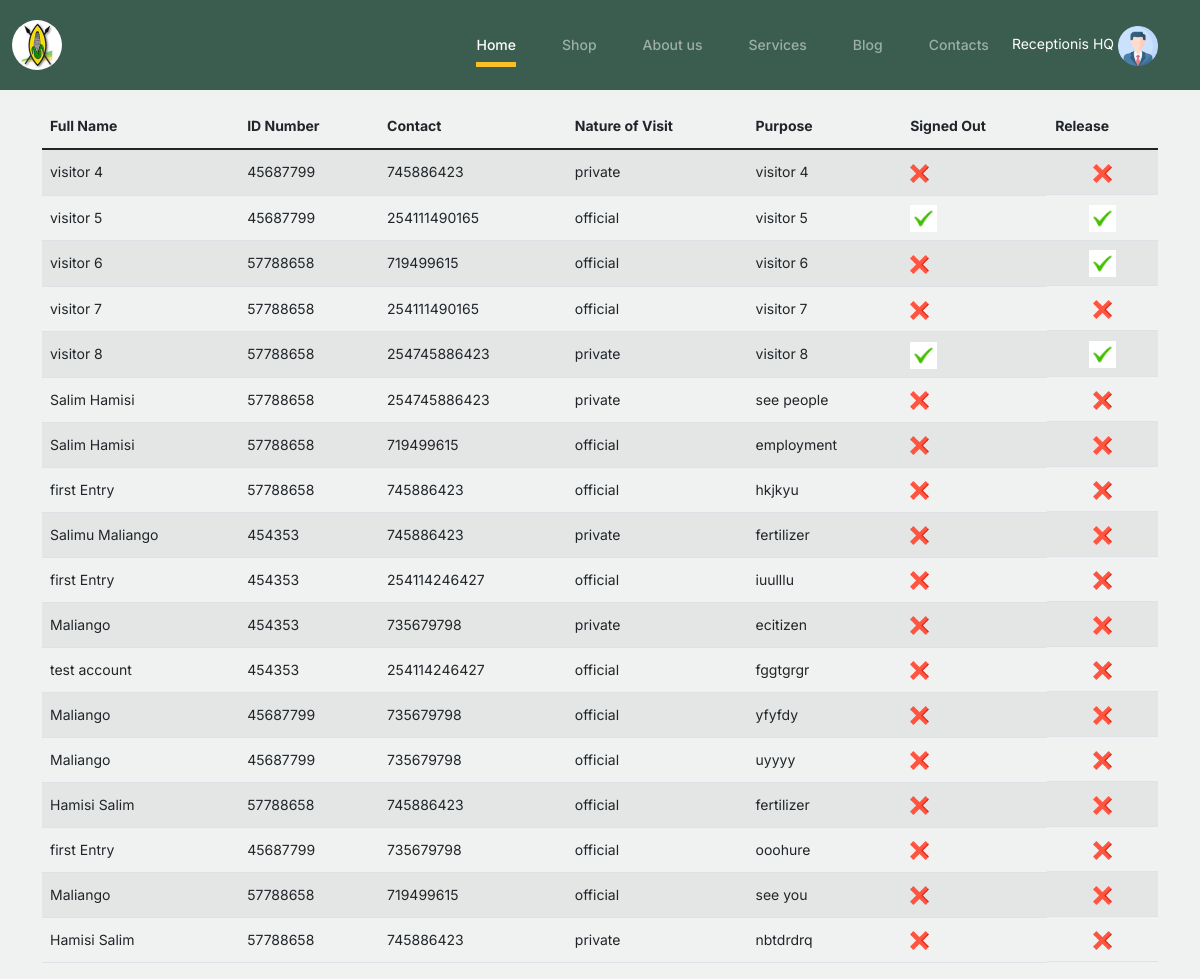
/list/ (signed in), run on the app's committed database.
### base/models.py (models this page shows, shortened)
class CustomUser(AbstractBaseUser, PermissionsMixin):
    full_name = models.CharField(max_length=255)
    employee_number = models.CharField(max_length=50, unique=True)
    username = models.CharField(max_length=150, unique=True)
    region = models.CharField(max_length=100)
    department = models.CharField(max_length=100)
    is_active = models.BooleanField(default=True)
    is_staff = models.BooleanField(default=False)
    objects = CustomUserManager()
    USERNAME_FIELD = 'username'
    REQUIRED_FIELDS = ['full_name', 'employee_number', 'region', 'department']

class Entry(models.Model):
    receptionist = models.ForeignKey(CustomUser, on_delete=models.CASCADE)
    id_number = models.IntegerField()
    plate_number = models.CharField(max_length=20)
    fname = models.CharField(max_length=100)
    contact = models.IntegerField()
    nature_of_visit = models.CharField(max_length=50, null=False)
    destination = models.CharField(max_length=50)
    visitee = models.CharField(max_length=20, null=False)
    purpose = models.TextField()
    comments = models.CharField(max_length=255, blank=True, default='')
    is_signedout = models.BooleanField(default=False)
    is_released = models.BooleanField(default=False)
    status = models.BooleanField(default=False)
    created_at = models.DateTimeField()

### base/decorators.py (the view)
        def wrapper_func(request, *args, **kwargs):
            username = request.user.username
            if username in allowed_usernames:
                return view_func(request, *args, **kwargs)
            else:
                return HttpResponse('You are not allowed to access this page')

### base/views.py (called while the page is built)
@login_required
@allowed_users(allowed_usernames=['Receptionis HQ', 'Receptionist KSM', 'salimu','Receptionist MSA','Receptionist RFT','New'])
def list(request):
    entries = Entry.objects.filter(receptionist=request.user)
    user = request.user
    return render(request, 'list.html', {'entries': entries, 'user': user})

### templates/list.html (shortened to what this page needs)
<!DOCTYPE html>
<html lang="en">
<head>
    {% load static %}
    <link href="{% static 'css/bootstrap.min.css' %}" rel="stylesheet">
    <link href="https://cdnjs.cloudflare.com/ajax/libs/font-awesome/6.0.0-beta3/css/all.min.css" rel="stylesheet">
    <link href="{% static 'css/tiny-slider.css' %}" rel="stylesheet">
    <link href="{% static 'css/style.css' %}" rel="stylesheet">
</head>
<body >
    <nav class="custom-navbar navbar navbar-expand-md navbar-dark bg-dark" arial-label="Furni navigation bar">
        <div class="container-fluid">
            <img src="{% static 'images/ncpb2.jpg'%}" alt="Logo" style="width: 50px; height: 50px; " class="rounded-circle" >
            <div class="collapse navbar-collapse" id="navbarsFurni">
                <ul class="custom-navbar-nav navbar-nav ms-auto mb-2 mb-md-0">
                    <li class="nav-item active">
                        <a class="nav-link" href="{% url 'index' %}">Home</a>
                    </li>
                    <li><a href="{% url 'list' %}" class="nav-link" href="shop.html">Shop</a></li>
                    <li><a class="nav-link" href="about.html">About us</a></li>
                    <li><a class="nav-link" href="services.html">Services</a></li>
                    <li><a class="nav-link" href="blog.html">Blog</a></li>
                    <li><a class="nav-link" href="{% url 'contact' %}">Contacts</a></li>
                </ul>
            </div>
            <div class="user-info text-white">
                <span>{{ user.username }}</span>
                <img src="{% static 'images/profile.png' %}" alt="Account Icon">
            </div>
        </div>
    </nav>
    <div class="container mt-4">
        <div class="table-responsive">
            <table class="table table-striped">
                <thead class="thead-dark">
                    <tr>
                        <th>Full Name</th>
                        <th>ID Number</th>
                        <th>Contact</th>
                        <th>Nature of Visit</th>
                        <th>Purpose</th>
                        <th>Signed Out</th>
                        <th>Release</th>
                    </tr>
                </thead>
                <tbody>
                    {% for entry in entries %}
                    <tr>
                        <td>{{ entry.fname }}</td>
                        <td>{{ entry.id_number }}</td>
                        <td>{{ entry.contact }}</td>
                        <td>{{ entry.nature_of_visit }}</td>
                        <td>{{ entry.purpose }}</td>
                        <td>
                            {% if entry.is_signedout is True %}
                                <img src="{% static 'images/tick.jpg' %}" class="sign-out-icon" style="width: 27px; height: 27px;" alt="Not Signed Out">
                            {% else %}
                                <img src="{% static 'images/cancel.png' %}" class="sign-out-icon" style="width: 19px; height: 19px;" alt="Signed Out">
                            {% endif %}
                        </td>
                        <td class="released-cell d-flex justify-content-center">
                            {% if entry.is_released is True %}
                                <a href="/release/{{ entry.id }}?is_released=false"><img src="{% static 'images/tick.jpg' %}" class="sign-out-icon" style="width: 27px; height: 27px;" alt="Not Signed Out"> </a>
                            {% else %}
                                <a href="/release/{{ entry.id }}?is_released=true"><img src="{% static 'images/cancel.png' %}" class="sign-out-icon" style="width: 19px; height: 19px;" alt="Signed Out"> </a>
                            {% endif %}
                        </td>
                    </tr>
                    {% endfor %}
                </tbody>
            </table>
        </div>
    </div>
</body>
</html>

### static/css/style.css (style rules this page uses)
body { overflow-x: hidden; position: relative; }
body { font-family: "Inter", sans-serif; font-weight: 400; line-height: 28px; color: #6a6a6a; font-size: 14px; background-color: #eff2f1; }
a { text-decoration: none; -webkit-transition: .3s all ease; -o-transition: .3s all ease; transition: .3s all ease; color: #2f2f2f; text-decoration: underline; }
.custom-navbar { background: #3b5d50 !important; padding-top: 20px; padding-bottom: 20px; }
@media (min-width: 992px) { .custom-navbar .custom-navbar-nav li { margin-left: 15px; margin-right: 15px; } }
.custom-navbar .custom-navbar-nav li a { font-weight: 500; color: #ffffff !important; opacity: .5; -webkit-transition: .3s all ease; -o-transition: .3s all ease; transition: .3s all ease; position: relative; }
@media (min-width: 768px) { .custom-navbar .custom-navbar-nav li a:before { content: ""; position: absolute; bottom: 0; left: 8px; right: 8px; background: #f9bf29; height: 5px; opacity: 1; visibility: visible; width: 0; -webkit-transition: .15s all ease-out; -o-transition: .15s all ease-out; transition: .15s all ease-out; } }
.custom-navbar .custom-navbar-nav li.active a { opacity: 1; }
.custom-navbar .custom-navbar-nav li.active a:before { width: calc(100% - 16px); }

### templates/list.html (style rules this page uses)
.custom-navbar { position: fixed; top: 0; left: 0; width: 100%; z-index: 1000; }
body { padding-top: 80px; }
.user-info { float: right; margin-right: 20px; line-height: 40px; }
.user-info img { width: 40px; height: 40px; margin-right: 10px; }

### data on the page
CustomUser: username "Receptionis HQ"
Entry: fname "visitor 4", id_number "45687799", contact "745886423", nature_of_visit "private", purpose "visitor 4", is_signedout False (drawn), is_released False (drawn)
Entry: fname "visitor 5", id_number "45687799", contact "254111490165", nature_of_visit "official", purpose "visitor 5", is_signedout True (drawn), is_released True (drawn)
Entry: fname "visitor 6", id_number "57788658", contact "719499615", nature_of_visit "official", purpose "visitor 6", is_signedout False (drawn), is_released True (drawn)
Entry: fname "visitor 7", id_number "57788658", contact "254111490165", nature_of_visit "official", purpose "visitor 7", is_signedout False (drawn), is_released False (drawn)
Entry: fname "visitor 8", id_number "57788658", contact "254745886423", nature_of_visit "private", purpose "visitor 8", is_signedout True (drawn), is_released True (drawn)
Entry: fname "Salim Hamisi", id_number "57788658", contact "254745886423", nature_of_visit "private", purpose "see people", is_signedout False (drawn), is_released False (drawn)
Entry: fname "Salim Hamisi", id_number "57788658", contact "719499615", nature_of_visit "official", purpose "employment", is_signedout False (drawn), is_released False (drawn)
Entry: fname "first Entry", id_number "57788658", contact "745886423", nature_of_visit "official", purpose "hkjkyu", is_signedout False (drawn), is_released False (drawn)
Entry: fname "Salimu Maliango", id_number "454353", contact "745886423", nature_of_visit "private", purpose "fertilizer", is_signedout False (drawn), is_released False (drawn)
Entry: fname "first Entry", id_number "454353", contact "254114246427", nature_of_visit "official", purpose "iuulllu", is_signedout False (drawn), is_released False (drawn)
Entry: fname "Maliango", id_number "454353", contact "735679798", nature_of_visit "private", purpose "ecitizen", is_signedout False (drawn), is_released False (drawn)
Entry: fname "test account", id_number "454353", contact "254114246427", nature_of_visit "official", purpose "fggtgrgr", is_signedout False (drawn), is_released False (drawn)
Entry: fname "Maliango", id_number "45687799", contact "735679798", nature_of_visit "official", purpose "yfyfdy", is_signedout False (drawn), is_released False (drawn)
Entry: fname "Maliango", id_number "45687799", contact "735679798", nature_of_visit "official", purpose "uyyyy", is_signedout False (drawn), is_released False (drawn)
Entry: fname "Hamisi Salim", id_number "57788658", contact "745886423", nature_of_visit "official", purpose "fertilizer", is_signedout False (drawn), is_released False (drawn)
Entry: fname "first Entry", id_number "45687799", contact "735679798", nature_of_visit "official", purpose "ooohure", is_signedout False (drawn), is_released False (drawn)
Entry: fname "Maliango", id_number "57788658", contact "719499615", nature_of_visit "official", purpose "see you", is_signedout False (drawn), is_released False (drawn)
Entry: fname "Hamisi Salim", id_number "57788658", contact "745886423", nature_of_visit "private", purpose "nbtdrdrq", is_signedout False (drawn), is_released False (drawn)
